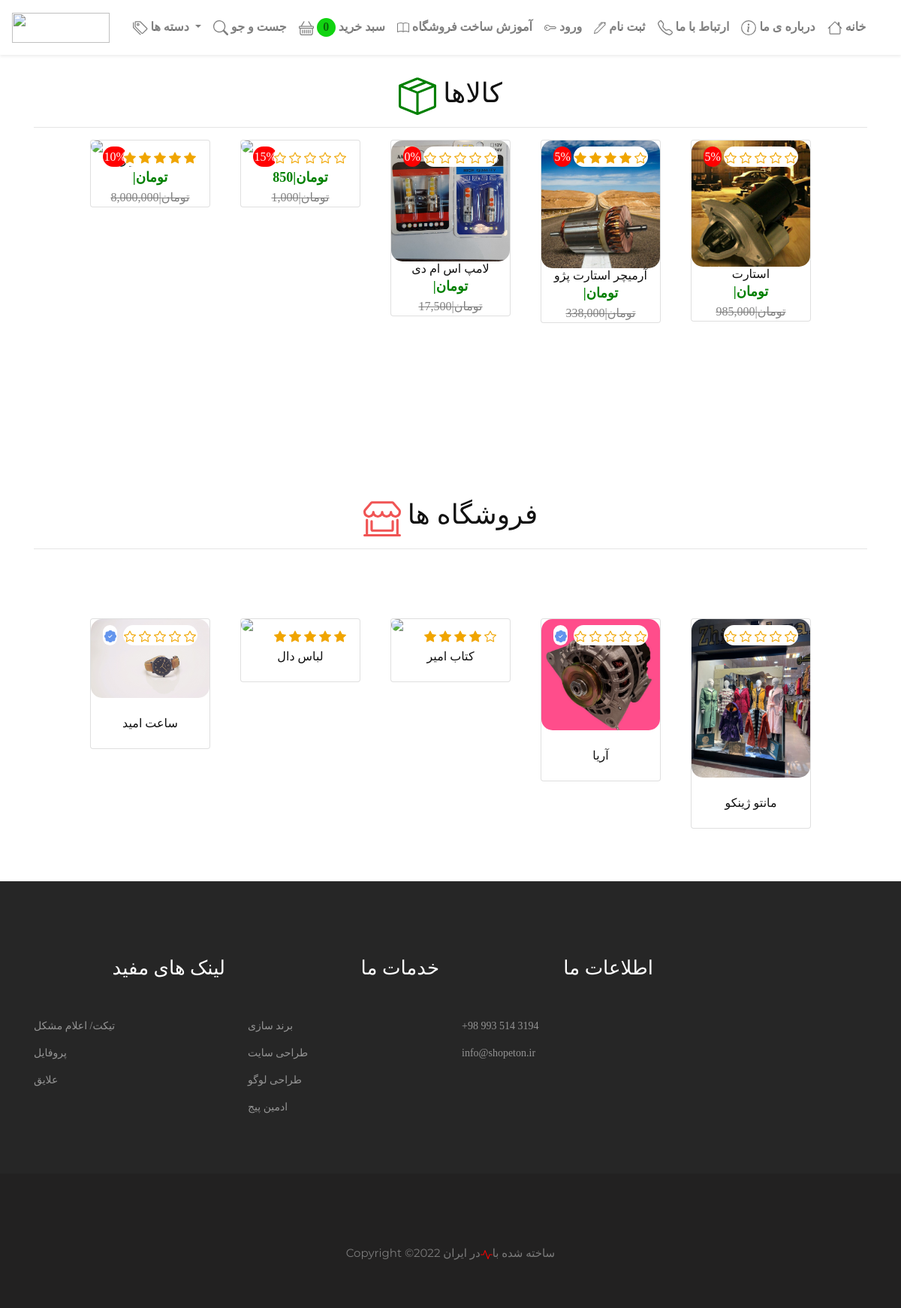
The app's page /search/ with its own data.
### shop/models.py (models this page shows, shortened)
class Product(models.Model):
    name = models.CharField(max_length=100,verbose_name='نام کالا')
    photo = models.ImageField(upload_to='products',verbose_name='عکس اول کالا')
    photo_2 = models.ImageField(upload_to='products',blank=True,verbose_name='عکس دوم کالا')
    photo_3 = models.ImageField(upload_to='products',blank=True,verbose_name='عکس سوم کالا')
    photo_4 = models.ImageField(upload_to='products',blank=True,verbose_name='عکس چهارم کالا')
    photo_5 = models.ImageField(upload_to='products',blank=True,verbose_name='عکس پنجم کالا')
    photo_6 = models.ImageField(upload_to='products',blank=True,verbose_name='عکس ششم کالا')
    price = models.IntegerField(verbose_name='قیمت کالا| بدون تخفیف')
    off = models.PositiveIntegerField(verbose_name='تخفیف')
    details = models.TextField(verbose_name='درباره ی کالا')
    category = models.ForeignKey(Category, on_delete=models.CASCADE,verbose_name='دسته ی کالا')
    date = models.DateTimeField(auto_now_add=True,verbose_name='زمان ساخت کالا')
    hot = models.BooleanField(default=False,verbose_name='کالا داغ است؟')
    most_off = models.BooleanField(default=False,verbose_name='کالا پر تخفیف است؟')
    rare = models.BooleanField(default=False, verbose_name='کالا بسیار ویژه است؟')
    in_stock = models.BooleanField(default=True,verbose_name='کالا موجود است؟')
    star_rate = models.PositiveIntegerField(blank=True,default=0)
    stars = models.CharField(default=0, max_length=5)
    stars_left = models.CharField(blank=True, max_length=5)
    def price_comma(self):
        return f"{self.price:,}"
    def last_comma(self):
        lprice = int((100-self.off)*self.price/100)
        return f"{lprice:,}"

class myshop(models.Model):
    products = models.ManyToManyField(Product, blank=True, verbose_name='محصولات')
    title = models.CharField(max_length=30,verbose_name='اسم فروشگاه')
    head_title = models.CharField(max_length=100,verbose_name='عنوان سر تیتر')
    head_description = models.CharField(max_length=80, verbose_name='توضیحات سر تیتر')
    head_link = models.TextField(blank=True,verbose_name='لینک تیتر')
    image_head1 = models.ImageField(upload_to="shops.head", verbose_name='عکس تیتر اول')
    slug = models.SlugField(unique=True,verbose_name='آیدی فروشگاه شما')
    phone = models.CharField(max_length=30,verbose_name='تلفن شما')
    phone_bool = models.BooleanField(default=False,verbose_name='تلفن شما نمایش داده شود؟')
    address = models.TextField(verbose_name='آدرس شما')
    address_bool = models.BooleanField(default=False,verbose_name='آدرس شما نمایش داده شود؟')
    why_us1 = models.CharField(max_length=50,verbose_name='عنوان اول چرا ما')
    why_us2 = models.CharField(max_length=50, verbose_name='عنوان دوم چرا ما')
    why_us3 = models.CharField(max_length=50, verbose_name='عنوان سوم چرا ما')
    image_banner1 = models.ImageField(upload_to="shops.banner", verbose_name='عکس بنر اول')
    image_banner2 = models.ImageField(upload_to="shops.banner", verbose_name='عکس بنر دوم')
    image_banner3 = models.ImageField(upload_to="shops.banner", verbose_name='عکس بنر سوم')
    image_look = models.ImageField(upload_to="shops.look", verbose_name='عکس پوستر')
    title_look = models.CharField(max_length=50, verbose_name='عنوان پوستر')
    description_look = models.TextField(verbose_name='توضیحات پوستر')
    h_index = models.IntegerField(default=0,verbose_name='رتبه ی فروشگاه')
    grade = models.PositiveIntegerField(default=0,verbose_name='رتبه بر اساس نظرات')
    stars = models.CharField(default=0, max_length=5)
    stars_left = models.CharField(blank=True, max_length=5)
    verified = models.BooleanField(default=False)
    is_active = models.BooleanField(default=True)
    time_created = models.DateTimeField(default=timezone.now, blank=True,verbose_name='زمان ساخت فروشگاه')
    time_end = models.DateTimeField(default=one_month_from_today, blank=True,verbose_name='زمان پایان اشتراک')
    seller_info = models.CharField(max_length=150,
    verbose_name='مشتری از کجا محصول شما رو خریداری کند؟(برای تمام محصولات اعمال میشود)')
    about = models.TextField(verbose_name='درباره ی فروشگاه')

### blog/views.py (the view, shortened to what this page needs)
# urls.py: path('search/', search, name='search'),
def search(request):
    search = ''
    if request.user.is_anonymous:
        login = False
        wish_op = 0
        if request.method == 'POST':
            search = request.POST['action']
            context = {
                'wish': wish_op,
                'login': login,
 'scategory':SupCategory.objects.all(),
                'all_product': Product.objects.filter(name__contains=search),
                'all_shop': myshop.objects.filter(title__contains=search),
                'searched': search,
            }
        else:
            context = {
                'wish': wish_op,
                'login': login,
                 'scategory':SupCategory.objects.all(),
                'all_product': Product.objects.filter(name__contains=search),
                'all_shop': myshop.objects.filter(title__contains=search),
            }
    return render(request, 'blog/search.html', context)

### templates/blog/search.html (shortened to what this page needs)
{% extends "base/base.html" %}
{% load crispy_forms_tags %}
{% block content %}
{% if all_product %}
<section class="page-add" style="margin-bottom:0px">
        <div class="container">
            <h2 style="font-family: farhang;text-align: center">
            کالاها
            </h2>
                <hr>
        </div>
    </section>
<div class="logo-section spad" style="padding-top: 0px;">
        <div class="logo-items owl-carousel">
 {% for x in  all_product %}
                        <div class="card">
                            <a class="img-card" href="{% url 'one_product' x.pk %}">
                            <img src="{{ x.photo.url }}" style="border-radius:15px" />
                                <div class="top-left" style="background-color:red;border-radius:15px;padding:1%;color:white">{{ x.off }}%</div>
                                     <div class="top-right" style="background-color:white;border-radius:15px;padding:1%;color:white">
                                     </div>
                          </a>
                <div class="product-text" style="text-align:center">
                            <h6 style="font-family: vazir;text-align:center;">{{ x.name }}</h6>
                            <p style="color: green;font-family: vazir;text-align:center;font-size:18px;font-weight: 700;margin-bottom:0px">{{ x.last_comma|floatformat }}|تومان</p>
                            <del style="color: grey;font-family: vazir;text-align:center">{{ x.price_comma }}|تومان</del>
                        </div>
                        </div>
 {% endfor %}
        </div>
    </div>
{% endif %}
 {% if all_shop %}
 <section class="page-add">
        <div class="container">
            <h2 style="font-family: farhang;text-align: center"> فروشگاه ها</h2>
                <hr>
        </div>
    </section>
  <div class="logo-section spad" style="padding-top: 0px;">
        <div class="logo-items owl-carousel">
 {% for x in all_shop %}
                        <div class="card">
                            <a class="img-card" href="{% url 'shop' x.slug %}">
                            <img src="{{ x.image_head1.url }}" style="border-radius:15px" />
                               {% if x.verified %}
                                 <div class="top-left" style="background-color:white;border-radius:15px;padding:1%;color:white">
                                     </div>
                                {% endif %}
                                     <div class="top-right" style="background-color:white;border-radius:15px;padding:1%;color:white">
                                     </div>
                          </a>
                         <div class="product-text">
                             <br>
                            <h6 style="font-family: vazir;text-align:center;">{{ x.title }}</h6>
                            <br>
                        </div>
                        </div>
 {% endfor %}
        </div>
    </div>
        {% endif %}
{% endblock %}

### records on screen
Product: off "10", price_comma "8,000,000"
Product: off "15", last_comma "850", price_comma "1,000"
Product: photo (picture), off "0", name "لامپ اس ام دی", price_comma "17,500"
Product: photo (picture), off "5", stars_left "1" (drawn), name "آرمیچر استارت پژو", price_comma "338,000"
Product: photo (picture), off "5", name "استارت", price_comma "985,000"
myshop: image_head1 (picture), verified True (drawn), title "ساعت امید"
myshop: title "لباس دال"
myshop: stars_left "1" (drawn), title "کتاب امیر"
myshop: image_head1 (picture), verified True (drawn), title "آریا"
myshop: image_head1 (picture), title "مانتو ژینکو"

### other values on screen
{{ wish }} "0"
